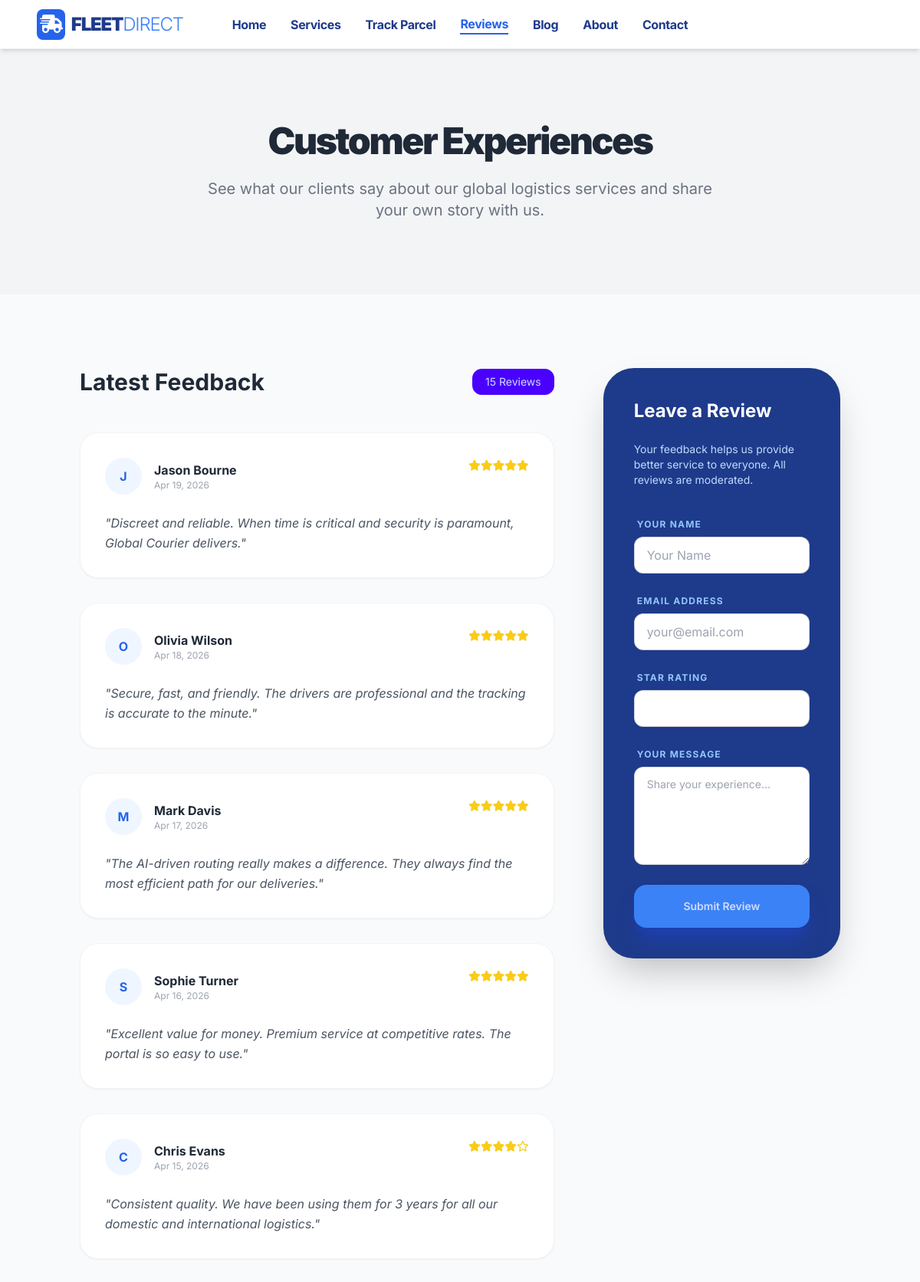
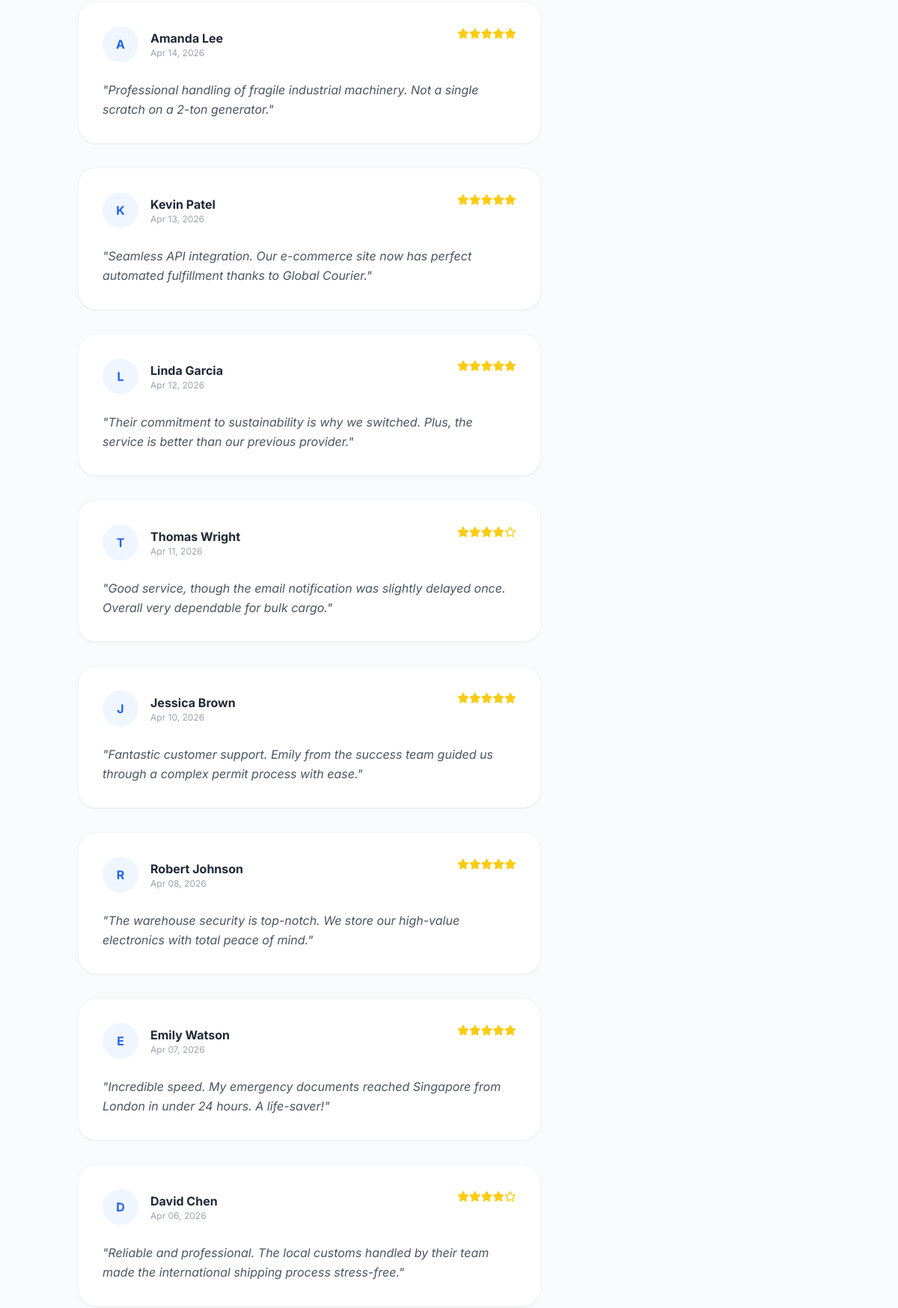
The app's page /reviews/ (upper part) with its own data (2 pictures, top to bottom).
### core/models.py (models this page shows, shortened)
class Review(models.Model):
    RATING_CHOICES = (
        (1, '1 Star'),
        (2, '2 Stars'),
        (3, '3 Stars'),
        (4, '4 Stars'),
        (5, '5 Stars'),
    )
    name = models.CharField(max_length=100)
    email = models.EmailField()
    rating = models.IntegerField(choices=RATING_CHOICES, default=5)
    message = models.TextField()
    is_approved = models.BooleanField(default=False)
    created_at = models.DateTimeField(auto_now_add=True)
    class Meta:
        ordering = ['-created_at']

### core/views.py (the view)
# urls.py: path('reviews/', views.reviews_view, name='reviews'),
def reviews_view(request):
    reviews = Review.objects.filter(is_approved=True)
    if request.method == 'POST':
        form = ReviewForm(request.POST)
        if form.is_valid():
            form.save()
            messages.success(request, 'Thank you! Your review has been submitted and is awaiting moderation.')
            return redirect('reviews')
    else:
        form = ReviewForm()
    return render(request, 'core/reviews.html', {
        'reviews': reviews,
        'form': form
    })

### core/forms.py
class ReviewForm(forms.ModelForm):
    class Meta:
        model = Review
        fields = ['name', 'email', 'rating', 'message']
        widgets = {
            'name': forms.TextInput(attrs={'class': 'input input-bordered w-full rounded-xl', 'placeholder': 'Your Name'}),
            'email': forms.EmailInput(attrs={'class': 'input input-bordered w-full rounded-xl', 'placeholder': 'your@email.com'}),
            'rating': forms.Select(attrs={'class': 'select select-bordered w-full rounded-xl'}),
            'message': forms.Textarea(attrs={'class': 'textarea textarea-bordered w-full rounded-xl h-32', 'placeholder': 'Share your experience...'}),
        }

### templates/core/reviews.html (shortened to what this page needs)
{% extends 'base.html' %}
{% load static %}
{% block content %}
<div class="bg-gray-100 py-24 text-center">
    <div class="container mx-auto px-4">
        <h1 class="text-5xl font-black text-gray-800 mb-6 tracking-tighter">Customer Experiences</h1>
        <p class="text-xl text-gray-500 max-w-2xl mx-auto">See what our clients say about our global logistics services
            and share your own story with us.</p>
    </div>
</div>
<div class="container mx-auto px-4 py-24">
    <div class="flex flex-col lg:flex-row gap-16">
        <div class="lg:w-2/3">
            <div class="flex items-center justify-between mb-12">
                <h2 class="text-3xl font-bold text-gray-800">Latest Feedback</h2>
                <div class="badge badge-primary p-4 rounded-xl">{{ reviews.count }} Reviews</div>
            </div>
            <div class="space-y-8">
                {% for review in reviews %}
                <div class="bg-white p-8 rounded-3xl shadow-sm border border-gray-100 hover:shadow-lg transition-all">
                    <div class="flex justify-between items-start mb-6">
                        <div class="flex items-center gap-4">
                            <div
                                class="w-12 h-12 bg-blue-50 rounded-full flex items-center justify-center text-blue-600 font-bold">
                                {{ review.name|slice:":1"|upper }}
                            </div>
                            <div>
                                <h4 class="font-bold text-gray-800">{{ review.name }}</h4>
                                <p class="text-xs text-gray-400">{{ review.created_at|date:"M d, Y" }}</p>
                            </div>
                        </div>
                        <div class="flex text-yellow-400">
                            {% for i in "12345" %}
                            {% if forloop.counter <= review.rating %} <i class="fas fa-star text-sm"></i>
                                {% else %}
                                <i class="far fa-star text-sm"></i>
                                {% endif %}
                                {% endfor %}
                        </div>
                    </div>
                    <p class="text-gray-600 leading-relaxed italic">"{{ review.message }}"</p>
                </div>
                {% empty %}
                <div class="text-center py-12 bg-gray-50 rounded-3xl border-2 border-dashed">
                    <p class="text-gray-400 italic">No reviews yet. Be the first to share!</p>
                </div>
                {% endfor %}
            </div>
        </div>
        <div class="lg:w-1/3">
            <div class="bg-blue-900 p-10 rounded-[2.5rem] shadow-2xl text-white sticky top-24">
                <h3 class="text-2xl font-bold mb-6">Leave a Review</h3>
                <p class="text-blue-200 text-sm mb-8">Your feedback helps us provide better service to everyone. All
                    reviews are moderated.</p>
                <form method="POST" class="space-y-5">
                    <div>
                        <label class="label text-xs font-bold uppercase tracking-widest text-blue-300">Your Name</label>
                        {{ form.name }}
                    </div>
                    <div>
                        <label class="label text-xs font-bold uppercase tracking-widest text-blue-300">Email
                            Address</label>
                        {{ form.email }}
                    </div>
                    <div>
                        <label class="label text-xs font-bold uppercase tracking-widest text-blue-300">Star
                            Rating</label>
                        {{ form.rating }}
                    </div>
                    <div>
                        <label class="label text-xs font-bold uppercase tracking-widest text-blue-300">Your
                            Message</label>
                        {{ form.message }}
                    </div>
                    <button type="submit"
                        class="btn btn-primary w-full h-14 rounded-2xl shadow-xl shadow-blue-800 mt-4 border-none bg-blue-500 hover:bg-blue-400">
                        Submit Review
                    </button>
                </form>
            </div>
        </div>
    </div>
</div>
{% endblock %}

### templates/base.html (style rules this page uses)
body { font-family: 'Inter', sans-serif; }

### records on screen
Review: name "J", name "Jason Bourne", created_at "Apr 19, 2026", rating 5 (drawn), message "Discreet and reliable. When time is critical and security is paramount, Global Courier delivers."
Review: name "O", name "Olivia Wilson", created_at "Apr 18, 2026", rating 5 (drawn), message "Secure, fast, and friendly. The drivers are professional and the tracking is accurate to the minute."
Review: name "M", name "Mark Davis", created_at "Apr 17, 2026", rating 5 (drawn), message "The AI-driven routing really makes a difference. They always find the most efficient path for our deliveries."
Review: name "S", name "Sophie Turner", created_at "Apr 16, 2026", rating 5 (drawn), message "Excellent value for money. Premium service at competitive rates. The portal is so easy to use."
Review: name "C", name "Chris Evans", created_at "Apr 15, 2026", rating 4 (drawn), message "Consistent quality. We have been using them for 3 years for all our domestic and international logistics."
Review: name "A", name "Amanda Lee", created_at "Apr 14, 2026", rating 5 (drawn), message "Professional handling of fragile industrial machinery. Not a single scratch on a 2-ton generator."
Review: name "K", name "Kevin Patel", created_at "Apr 13, 2026", rating 5 (drawn), message "Seamless API integration. Our e-commerce site now has perfect automated fulfillment thanks to Global Courier."
Review: name "L", name "Linda Garcia", created_at "Apr 12, 2026", rating 5 (drawn), message "Their commitment to sustainability is why we switched. Plus, the service is better than our previous provider."
Review: name "T", name "Thomas Wright", created_at "Apr 11, 2026", rating 4 (drawn), message "Good service, though the email notification was slightly delayed once. Overall very dependable for bulk cargo."
Review: name "J", name "Jessica Brown", created_at "Apr 10, 2026", rating 5 (drawn), message "Fantastic customer support. Emily from the success team guided us through a complex permit process with ease."
Review: name "R", name "Robert Johnson", created_at "Apr 08, 2026", rating 5 (drawn), message "The warehouse security is top-notch. We store our high-value electronics with total peace of mind."
Review: name "E", name "Emily Watson", created_at "Apr 07, 2026", rating 5 (drawn), message "Incredible speed. My emergency documents reached Singapore from London in under 24 hours. A life-saver!"
Review: name "D", name "David Chen", created_at "Apr 06, 2026", rating 4 (drawn), message "Reliable and professional. The local customs handled by their team made the international shipping process stress-free."

### other values on screen
{{ reviews.count }} "15"
